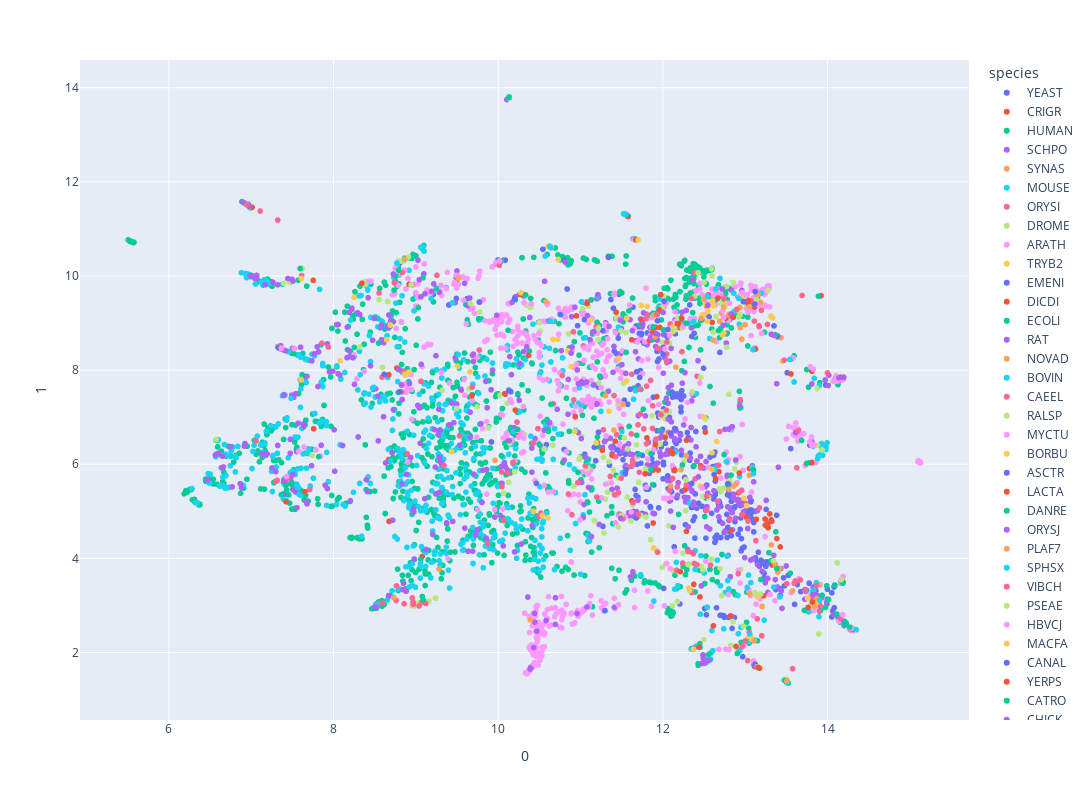

Notebook cell for this chart:
### Code cell
import umap
reducer = umap.UMAP()
embedding = reducer.fit_transform(features)

fig = px.scatter(
    embedding,
    x=0, y=1,
    color=test_df.species,
    labels={'color': 'species'},
    width=1200, height=800
)
fig.show()
